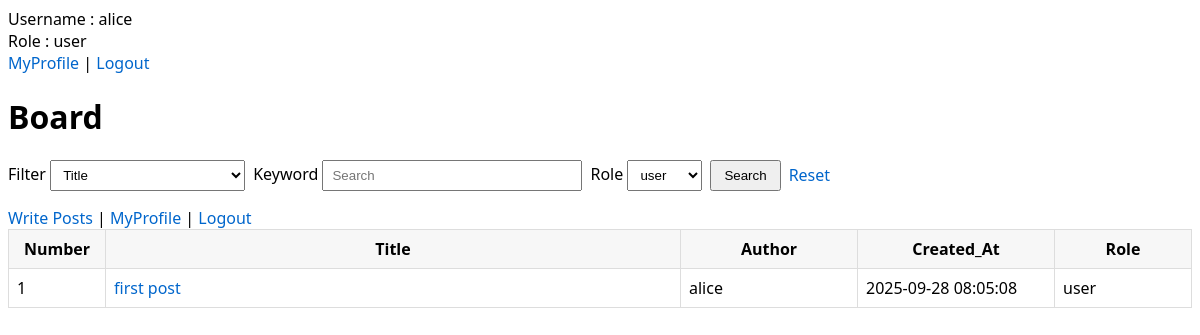
/board/board.php?role=user (signed in), run on the app's committed database.
### tables this page shows
CREATE TABLE posts (
    id INT AUTO_INCREMENT PRIMARY KEY,
    title VARCHAR(200) NOT NULL,
    content TEXT NOT NULL,
    user_id INT NOT NULL,
    filename VARCHAR(255),
    role ENUM('user','admin') NOT NULL DEFAULT 'user',
    isSecret BOOLEAN NOT NULL DEFAULT FALSE,
    created_at TIMESTAMP DEFAULT CURRENT_TIMESTAMP,
    FOREIGN KEY (user_id) REFERENCES users(id) ON DELETE CASCADE
);

CREATE TABLE users (
    id INT AUTO_INCREMENT PRIMARY KEY,
    username VARCHAR(50) NOT NULL UNIQUE,
    email VARCHAR(100) NOT NULL UNIQUE,
    password VARCHAR(255) NOT NULL,
    profile VARCHAR(255) DEFAULT NULL,
    balance INT NOT NULL DEFAULT 10000,
    role ENUM('user','admin') NOT NULL DEFAULT 'user',
    created_at TIMESTAMP DEFAULT CURRENT_TIMESTAMP
);

### board/board.php (the view, shortened to what this page needs)
<?php
require '../config.php';
include '../header.php';
$q      = isset($_GET['q']) ? trim($_GET['q']) : '';
$field  = isset($_GET['field']) ? $_GET['field'] : 'title';
$role   = isset($_GET['role']) ? trim($_GET['role']) : '';
$where = [];
if ($role !== '') {
    $where[] = "COALESCE(p.role, u.role) = '$role'";
}
$whereSql = $where ? ('WHERE '.implode(' AND ', $where)) : '';
$sql = "
SELECT
    p.id,
    p.title,
    p.created_at,
    u.username AS author_name,
    COALESCE(p.role, u.role) AS role_name
FROM posts p
JOIN users u ON p.user_id = u.id
{$whereSql}
ORDER BY p.created_at DESC, p.id DESC
";
$stmt = $pdo->query($sql);
$rows = $stmt->fetchAll(PDO::FETCH_ASSOC);
$preserveQs = http_build_query([
    'q'     => $q,
    'field' => $field,
    'role'  => $role,
]);
?>
<!doctype html>
<html lang="ko">
<head>
  <link rel="stylesheet" href="/style.css">
</head>
<body>
  <h1>Board</h1>
  <form class="search" method="get" action="">
    <label>
      Filter
      <select name="field">
        <option value="title"   <?= $field==='title'?'selected':''; ?>>Title</option>
      </select>
    </label>
    <label>
      Keyword
      <input type="text" name="q" value="<?= $q ?>" placeholder="Search">
    </label>
    <label>
      Role
      <select name="role">
        <option value="user"    <?= $role==='user'?'selected':''; ?>>user</option>
      </select>
    </label>
    <button type="submit">Search</button>
    <?php if ($q!=='' || $role!==''): ?>
      <a href="board.php" style="align-self:center">Reset</a>
    <?php endif; ?>
  </form>
  <div>
     <a href="/board/write.php">Write Posts</a> |
    <a href="/board/profile.php">MyProfile</a> |
    <a href="/auth/logout.php">Logout</a>
  </div>
  <?php if (!$rows && $q !== ''): ?>
    <p class="no-results">"<?= $q ?>" No Result Found.</p>
  <?php elseif (!$rows): ?>
    <p class="muted">No Content Found.</p>
  <?php else: ?>
    <table>
      <thead>
        <tr>
          <th style="width:80px">Number</th>
          <th>Title</th>
          <th style="width:160px">Author</th>
          <th style="width:180px">Created_At</th>
          <th style="width:120px">Role</th>
        </tr>
      </thead>
      <tbody>
        <?php foreach ($rows as $r): ?>
          <?php
            $id = (int)$r['id'];
            $title = $r['title'];
            $author = $r['author_name'];
            $created = $r['created_at'];
            $roleName = $r['role_name'];
            $link = 'view.php?id=' . $id;
            if ($preserveQs !== '') {
                $link .= '&' . $preserveQs;
            }
          ?>
          <tr>
            <td><?= $id ?></td>
            <td><a href="<?= $link ?>"><?= $title ?></a></td>
            <td><?= $author ?></td>
            <td><?= $created ?></td>
            <td><?= $roleName ?></td>
          </tr>
        <?php endforeach; ?>
      </tbody>
    </table>
  <?php endif; ?>
</body>
</html>

### style.css (style rules this page uses)
body { font-family: system-ui, -apple-system, Segoe UI, Roboto, Helvetica, Arial, sans-serif; }
form.search { margin: 16px 0; display: flex; gap: 8px; flex-wrap: wrap; }
table { border-collapse: collapse; width: 100%; }
th, td { border: 1px solid #ddd; padding: 8px; }
thead th { background: #f7f7f7; }
input[type="text"] { padding: 6px 8px; width: 260px; }
select { padding: 6px 8px; }
button { padding: 6px 12px; cursor: pointer; }
a { text-decoration: none; color: #0066cc; }

### data on the page
posts: id "1", title "first post", user.username "alice", created_at "2025-09-28 08:05:08", roleName "user"

### other printed values
$_SESSION['username'] "alice"
$_SESSION['role'] "user"
